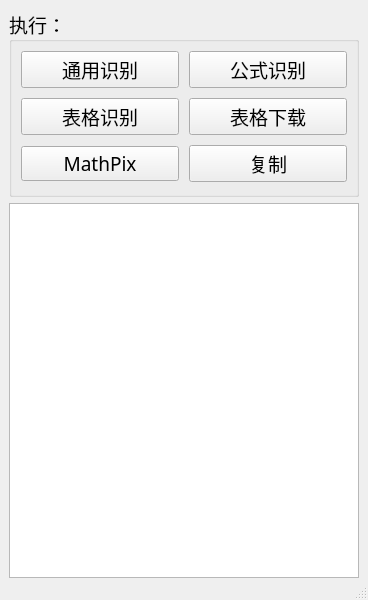
<?xml version="1.0" encoding="UTF-8"?>
<ui version="4.0">
 <class>MainWindow</class>
 <widget class="QMainWindow" name="MainWindow">
  <property name="geometry">
   <rect>
    <x>0</x>
    <y>0</y>
    <width>368</width>
    <height>600</height>
   </rect>
  </property>
  <property name="windowTitle">
   <string>青灵OCR V0.2</string>
  </property>
  <widget class="QWidget" name="centralwidget">
   <layout class="QVBoxLayout" name="verticalLayout" stretch="1,2">
    <property name="bottomMargin">
     <number>0</number>
    </property>
    <item>
     <widget class="QGroupBox" name="groupBox">
      <property name="font">
       <font>
        <family>微软雅黑 Light</family>
        <pointsize>14</pointsize>
       </font>
      </property>
      <property name="title">
       <string>执行：</string>
      </property>
      <layout class="QGridLayout" name="gridLayout">
       <property name="sizeConstraint">
        <enum>QLayout::SetDefaultConstraint</enum>
       </property>
       <property name="bottomMargin">
        <number>9</number>
       </property>
       <property name="spacing">
        <number>10</number>
       </property>
       <item row="0" column="0">
        <widget class="QPushButton" name="pushButton">
         <property name="minimumSize">
          <size>
           <width>0</width>
           <height>35</height>
          </size>
         </property>
         <property name="text">
          <string>通用识别</string>
         </property>
        </widget>
       </item>
       <item row="0" column="1">
        <widget class="QPushButton" name="pushButton_6">
         <property name="minimumSize">
          <size>
           <width>0</width>
           <height>35</height>
          </size>
         </property>
         <property name="text">
          <string>公式识别</string>
         </property>
        </widget>
       </item>
       <item row="1" column="0">
        <widget class="QPushButton" name="pushButton_2">
         <property name="minimumSize">
          <size>
           <width>0</width>
           <height>35</height>
          </size>
         </property>
         <property name="text">
          <string>表格识别</string>
         </property>
        </widget>
       </item>
       <item row="1" column="1">
        <widget class="QPushButton" name="pushButton_3">
         <property name="minimumSize">
          <size>
           <width>0</width>
           <height>35</height>
          </size>
         </property>
         <property name="text">
          <string>表格下载</string>
         </property>
        </widget>
       </item>
       <item row="2" column="0">
        <widget class="QPushButton" name="pushButton_4">
         <property name="minimumSize">
          <size>
           <width>0</width>
           <height>35</height>
          </size>
         </property>
         <property name="text">
          <string>MathPix</string>
         </property>
        </widget>
       </item>
       <item row="2" column="1">
        <widget class="QPushButton" name="pushButton_5">
         <property name="minimumSize">
          <size>
           <width>0</width>
           <height>35</height>
          </size>
         </property>
         <property name="text">
          <string>复制</string>
         </property>
        </widget>
       </item>
      </layout>
     </widget>
    </item>
    <item>
     <widget class="QTextEdit" name="textEdit">
      <property name="font">
       <font>
        <family>微软雅黑 Light</family>
        <pointsize>14</pointsize>
       </font>
      </property>
     </widget>
    </item>
   </layout>
  </widget>
  <widget class="QMenuBar" name="menubar">
   <property name="geometry">
    <rect>
     <x>0</x>
     <y>0</y>
     <width>368</width>
     <height>26</height>
    </rect>
   </property>
  </widget>
  <widget class="QStatusBar" name="statusbar"/>
 </widget>
 <resources/>
 <connections/>
</ui>
